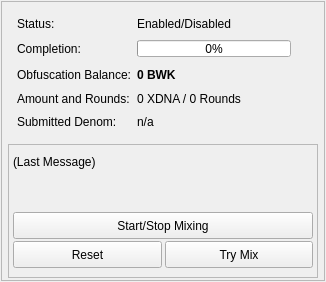
               <widget class="QWidget" name="TabObfuscation">
                <attribute name="title">
                 <string>Obfuscation</string>
                </attribute>
                <layout class="QVBoxLayout" name="verticalLayout_12">
                 <property name="leftMargin">
                  <number>1</number>
                 </property>
                 <property name="topMargin">
                  <number>1</number>
                 </property>
                 <property name="rightMargin">
                  <number>1</number>
                 </property>
                 <property name="bottomMargin">
                  <number>1</number>
                 </property>
                 <item>
                  <widget class="QFrame" name="frameObfuscation">
                   <property name="minimumSize">
                    <size>
                     <width>320</width>
                     <height>280</height>
                    </size>
                   </property>
                   <property name="layoutDirection">
                    <enum>Qt::LeftToRight</enum>
                   </property>
                   <property name="frameShape">
                    <enum>QFrame::StyledPanel</enum>
                   </property>
                   <property name="frameShadow">
                    <enum>QFrame::Raised</enum>
                   </property>
                   <layout class="QVBoxLayout" name="verticalLayout_6">
                    <property name="leftMargin">
                     <number>6</number>
                    </property>
                    <property name="topMargin">
                     <number>6</number>
                    </property>
                    <property name="rightMargin">
                     <number>6</number>
                    </property>
                    <property name="bottomMargin">
                     <number>2</number>
                    </property>
                    <item>
                     <widget class="QFrame" name="ObfuscationInfoFrame">
                      <property name="minimumSize">
                       <size>
                        <width>0</width>
                        <height>100</height>
                       </size>
                      </property>
                      <layout class="QFormLayout" name="formLayout">
                       <property name="fieldGrowthPolicy">
                        <enum>QFormLayout::AllNonFixedFieldsGrow</enum>
                       </property>
                       <property name="horizontalSpacing">
                        <number>6</number>
                       </property>
                       <property name="verticalSpacing">
                        <number>9</number>
                       </property>
                       <item row="0" column="0">
                        <widget class="QLabel" name="label_6">
                         <property name="text">
                          <string>Status:</string>
                         </property>
                        </widget>
                       </item>
                       <item row="0" column="1">
                        <widget class="QLabel" name="obfuscationEnabled">
                         <property name="text">
                          <string>Enabled/Disabled</string>
                         </property>
                        </widget>
                       </item>
                       <item row="1" column="0">
                        <widget class="QLabel" name="label_7">
                         <property name="minimumSize">
                          <size>
                           <width>0</width>
                           <height>17</height>
                          </size>
                         </property>
                         <property name="text">
                          <string>Completion:</string>
                         </property>
                        </widget>
                       </item>
                       <item row="1" column="1">
                        <widget class="QProgressBar" name="obfuscationProgress">
                         <property name="minimumSize">
                          <size>
                           <width>0</width>
                           <height>17</height>
                          </size>
                         </property>
                         <property name="maximumSize">
                          <size>
                           <width>154</width>
                           <height>15</height>
                          </size>
                         </property>
                         <property name="value">
                          <number>0</number>
                         </property>
                        </widget>
                       </item>
                       <item row="2" column="0">
                        <widget class="QLabel" name="labelAnonymizedText">
                         <property name="minimumSize">
                          <size>
                           <width>0</width>
                           <height>17</height>
                          </size>
                         </property>
                         <property name="text">
                          <string>Obfuscation Balance:</string>
                         </property>
                        </widget>
                       </item>
                       <item row="2" column="1">
                        <widget class="QLabel" name="labelAnonymized">
                         <property name="minimumSize">
                          <size>
                           <width>0</width>
                           <height>17</height>
                          </size>
                         </property>
                         <property name="font">
                          <font>
                           <weight>75</weight>
                           <bold>true</bold>
                          </font>
                         </property>
                         <property name="text">
                          <string notr="true">0 BWK</string>
                         </property>
                        </widget>
                       </item>
                       <item row="3" column="0">
                        <widget class="QLabel" name="label_8">
                         <property name="text">
                          <string>Amount and Rounds:</string>
                         </property>
                        </widget>
                       </item>
                       <item row="3" column="1">
                        <widget class="QLabel" name="labelAmountRounds">
                         <property name="text">
                          <string>0 XDNA / 0 Rounds</string>
                         </property>
                        </widget>
                       </item>
                       <item row="4" column="0">
                        <widget class="QLabel" name="label_9">
                         <property name="text">
                          <string>Submitted Denom:</string>
                         </property>
                        </widget>
                       </item>
                       <item row="4" column="1">
                        <widget class="QLabel" name="labelSubmittedDenom">
                         <property name="toolTip">
                          <string>The denominations you submitted to the Masternode.&lt;br&gt;To mix, other users must submit the exact same denominations.</string>
                         </property>
                         <property name="text">
                          <string>n/a</string>
                         </property>
                        </widget>
                       </item>
                      </layout>
                     </widget>
                    </item>
                    <item>
                     <widget class="QFrame" name="frameObfuscationControl">
                      <property name="minimumSize">
                       <size>
                        <width>0</width>
                        <height>50</height>
                       </size>
                      </property>
                      <property name="maximumSize">
                       <size>
                        <width>16777215</width>
                        <height>200</height>
                       </size>
                      </property>
                      <property name="frameShape">
                       <enum>QFrame::StyledPanel</enum>
                      </property>
                      <property name="frameShadow">
                       <enum>QFrame::Raised</enum>
                      </property>
                      <layout class="QVBoxLayout" name="verticalLayout_15">
                       <property name="spacing">
                        <number>2</number>
                       </property>
                       <property name="leftMargin">
                        <number>0</number>
                       </property>
                       <property name="topMargin">
                        <number>0</number>
                       </property>
                       <property name="rightMargin">
                        <number>0</number>
                       </property>
                       <property name="bottomMargin">
                        <number>6</number>
                       </property>
                       <item>
                        <layout class="QVBoxLayout" name="verticalLayout_14">
                         <property name="spacing">
                          <number>2</number>
                         </property>
                         <property name="leftMargin">
                          <number>4</number>
                         </property>
                         <property name="topMargin">
                          <number>10</number>
                         </property>
                         <property name="rightMargin">
                          <number>4</number>
                         </property>
                         <property name="bottomMargin">
                          <number>0</number>
                         </property>
                         <item>
                          <widget class="QLabel" name="obfuscationStatus">
                           <property name="sizePolicy">
                            <sizepolicy hsizetype="Fixed" vsizetype="Preferred">
                             <horstretch>0</horstretch>
                             <verstretch>0</verstretch>
                            </sizepolicy>
                           </property>
                           <property name="minimumSize">
                            <size>
                             <width>300</width>
                             <height>20</height>
                            </size>
                           </property>
                           <property name="maximumSize">
                            <size>
                             <width>300</width>
                             <height>100</height>
                            </size>
                           </property>
                           <property name="text">
                            <string>(Last Message)</string>
                           </property>
                           <property name="alignment">
                            <set>Qt::AlignLeading|Qt::AlignLeft|Qt::AlignTop</set>
                           </property>
                           <property name="wordWrap">
                            <bool>true</bool>
                           </property>
                          </widget>
                         </item>
                         <item>
                          <spacer name="verticalSpacer">
                           <property name="orientation">
                            <enum>Qt::Vertical</enum>
                           </property>
                           <property name="sizeType">
                            <enum>QSizePolicy::MinimumExpanding</enum>
                           </property>
                           <property name="sizeHint" stdset="0">
                            <size>
                             <width>20</width>
                             <height>20</height>
                            </size>
                           </property>
                          </spacer>
                         </item>
                         <item>
                          <layout class="QHBoxLayout" name="horizontalLayout_10">
                           <item>
                            <widget class="QPushButton" name="toggleObfuscation">
                             <property name="sizePolicy">
                              <sizepolicy hsizetype="Preferred" vsizetype="Fixed">
                               <horstretch>0</horstretch>
                               <verstretch>0</verstretch>
                              </sizepolicy>
                             </property>
                             <property name="minimumSize">
                              <size>
                               <width>0</width>
                               <height>27</height>
                              </size>
                             </property>
                             <property name="maximumSize">
                              <size>
                               <width>16777215</width>
                               <height>27</height>
                              </size>
                             </property>
                             <property name="cursor">
                              <cursorShape>ArrowCursor</cursorShape>
                             </property>
                             <property name="text">
                              <string>Start/Stop Mixing</string>
                             </property>
                            </widget>
                           </item>
                          </layout>
                         </item>
                         <item>
                          <layout class="QHBoxLayout" name="horizontalLayout_14">
                           <property name="spacing">
                            <number>3</number>
                           </property>
                           <property name="sizeConstraint">
                            <enum>QLayout::SetFixedSize</enum>
                           </property>
                           <property name="bottomMargin">
                            <number>3</number>
                           </property>
                           <item>
                            <widget class="QPushButton" name="obfuscationReset">
                             <property name="sizePolicy">
                              <sizepolicy hsizetype="Preferred" vsizetype="Fixed">
                               <horstretch>0</horstretch>
                               <verstretch>0</verstretch>
                              </sizepolicy>
                             </property>
                             <property name="minimumSize">
                              <size>
                               <width>65</width>
                               <height>27</height>
                              </size>
                             </property>
                             <property name="maximumSize">
                              <size>
                               <width>150</width>
                               <height>27</height>
                              </size>
                             </property>
                             <property name="toolTip">
                              <string>Reset the current status of Obfuscation (can interrupt Obfuscation if it's in the process of Mixing, which can cost you money!)</string>
                             </property>
                             <property name="autoFillBackground">
                              <bool>false</bool>
                             </property>
                             <property name="text">
                              <string>Reset</string>
                             </property>
                            </widget>
                           </item>
                           <item>
                            <widget class="QPushButton" name="obfuscationAuto">
                             <property name="sizePolicy">
                              <sizepolicy hsizetype="Preferred" vsizetype="Fixed">
                               <horstretch>0</horstretch>
                               <verstretch>0</verstretch>
                              </sizepolicy>
                             </property>
                             <property name="minimumSize">
                              <size>
                               <width>65</width>
                               <height>27</height>
                              </size>
                             </property>
                             <property name="maximumSize">
                              <size>
                               <width>150</width>
                               <height>27</height>
                              </size>
                             </property>
                             <property name="toolTip">
                              <string>Try to manually submit a Obfuscation request.</string>
                             </property>
                             <property name="text">
                              <string>Try Mix</string>
                             </property>
                            </widget>
                           </item>
                          </layout>
                         </item>
                        </layout>
                       </item>
                      </layout>
                     </widget>
                    </item>
                   </layout>
                  </widget>
                 </item>
                </layout>
               </widget>
